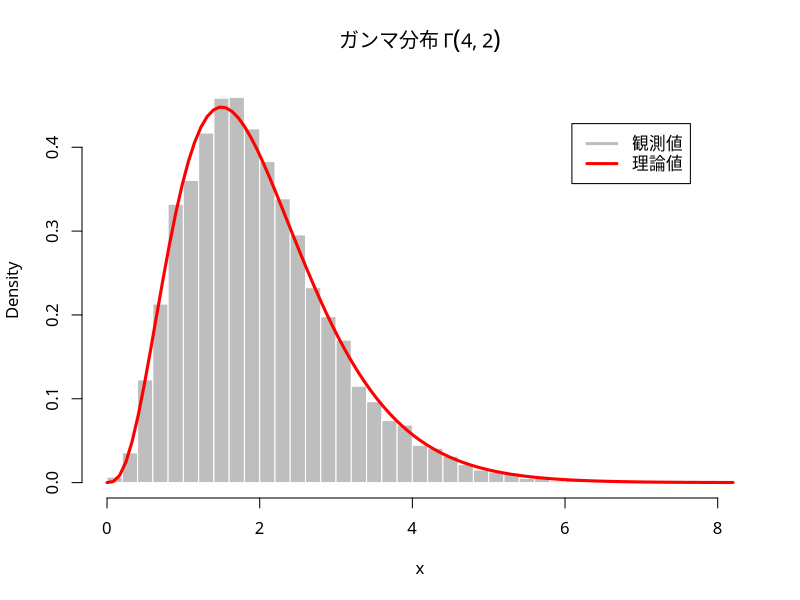

Here is the R script that generated this plot:
### ガンマ分布
set.seed(1234) # 乱数のシード値を指定
rgamma(10, shape=3, rate=1) # ガンマ分布(10個)
## 統計的性質の確認
nu <- 4
alpha <- 2
x <- rgamma(10000, shape=nu, rate=alpha)
mean(x) # nu/alpha=2 に近い(大数の法則)
par(family="HiraginoSans-W4") # 日本語フォントの指定
hist(x, breaks=50, freq=FALSE, # 密度表示
     col="gray", border="white",  
     main=bquote(paste("ガンマ分布 ",
                       Gamma(.(nu), .(alpha))))) 
curve(dgamma(x,shape=nu,rate=alpha), # 確率密度関数(理論)
      add=TRUE, col="red", lwd=3) 
legend("topright", inset=0.1,
       legend=c("観測値", "理論値"), 
       col=c("gray", "red"), lwd=3)
